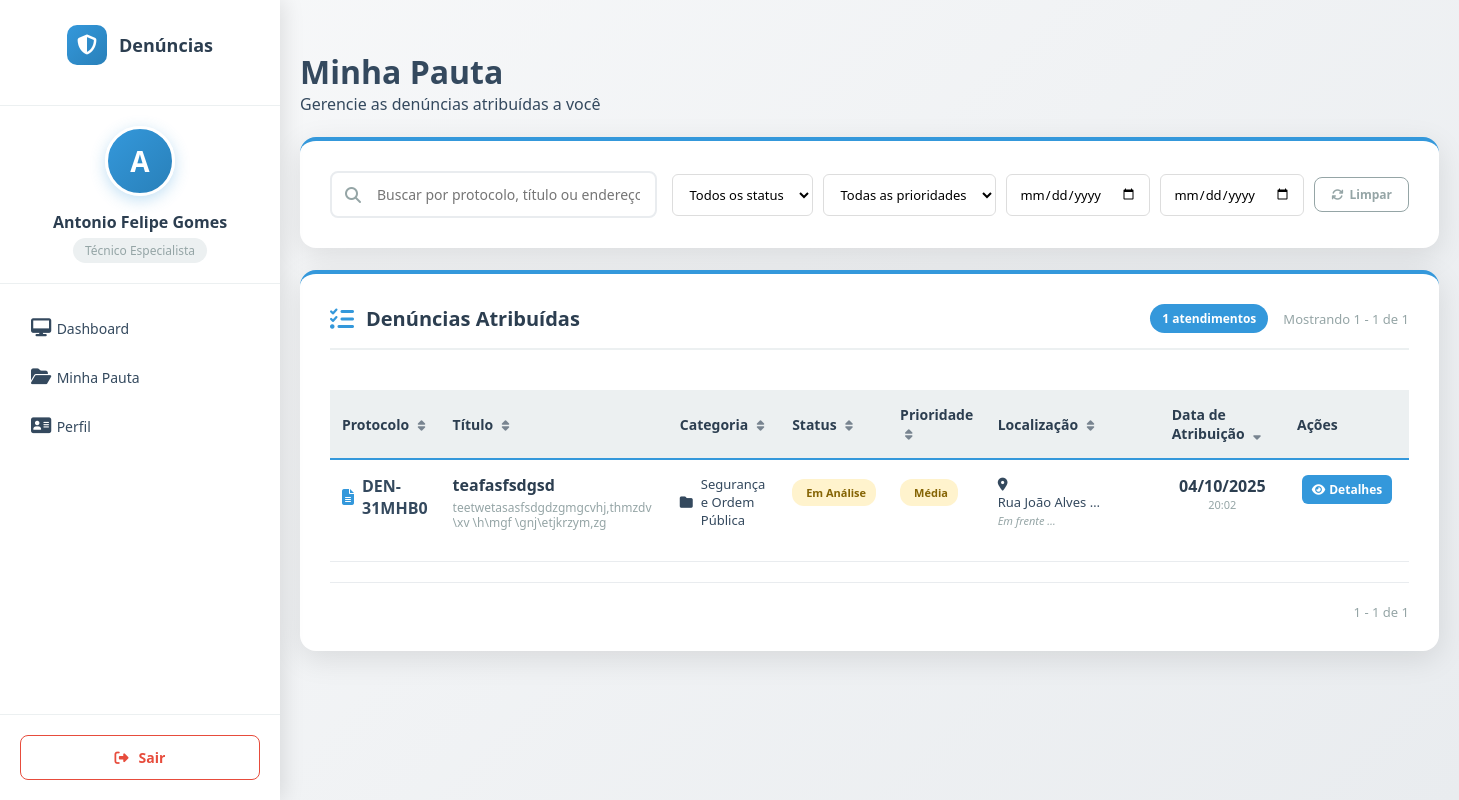
The app's page /tecnico/minhas-denuncias/ (signed in) with its own data.
### denuncias/models.py (models this page shows, shortened)
class Denuncia(models.Model):
    STATUS_CHOICES = [
        ('NÃO_ATRIBUIDO', 'Aguardando Atribuição'),
        ('RECEBIDA', 'Recebida'),
        ('EM_ANALISE', 'Em Análise'),
        ('EM_ANDAMENTO', 'Em Andamento'),
        ('RESOLVIDA', 'Resolvida'),
        ('ARQUIVADA', 'Arquivada'),
    ]
    PRIORIDADE_CHOICES = [
        ('BAIXA', 'Baixa'),
        ('MEDIA', 'Média'),
        ('ALTA', 'Alta'),
        ('URGENTE', 'Urgente'),
    ]
    protocolo = models.CharField(
        max_length=10,
        primary_key=True,
        blank=True,
        editable=False,
        unique=True,
        verbose_name="Número do Protocolo"
    )
    titulo = models.CharField(
        max_length=200,
        verbose_name="Título da Denúncia",
        help_text="Título resumido do problema"
    )
    descricao = models.TextField(
        verbose_name="Descrição Detalhada",
        help_text="Descreva o problema em detalhes"
    )
    endereco = models.CharField(
        max_length=255,
        verbose_name="Localização",
        help_text="Endereço ou local onde ocorreu o problema"
    )
    ponto_referencia = models.CharField(
        max_length=255,
        blank=True,
        null=True,
        verbose_name="Ponto de Referência",
        help_text="Ponto de referência próximo (opcional)"
    )
    categoria = models.ForeignKey(
        Categoria,
        on_delete=models.PROTECT,
        related_name='denuncias',
        verbose_name="Categoria do Problema"
    )
    status = models.CharField(
        max_length=20,
        choices=STATUS_CHOICES,
        default='NÃO_ATRIBUIDO',
        verbose_name="Status da Denúncia"
    )
    prioridade = models.CharField(
        max_length=20,
        choices=PRIORIDADE_CHOICES,
        default='MEDIA',
        verbose_name="Prioridade"
    )
    contato = models.CharField(
        max_length=100,
        blank=True,
        null=True,
        verbose_name="Contato",
        help_text="Telefone ou e-mail para retorno (opcional)"
    )
    foto = models.ImageField(
        upload_to='denuncias/',
        blank=True,
        null=True,
        verbose_name="Foto do Problema",
        help_text="Faça upload de uma foto que mostre o problema",
        validators=[
            FileExtensionValidator(
                allowed_extensions=['jpg', 'jpeg', 'png', 'gif'],
                message="Somente imagens JPG, JPEG, PNG ou GIF são permitidas"
            )
        ]
    )
    data_criacao = models.DateTimeField(
        auto_now_add=True,
        verbose_name="Data de Criação"
    )
    data_atualizacao = models.DateTimeField(
        auto_now=True,
        verbose_name="Última Atualização"
    )
    data_previsao_resolucao = models.DateField(
        blank=True,
        null=True,
        verbose_name="Previsão de Resolução"
    )
    data_resolucao = models.DateField(
        blank=True,
        null=True,
        verbose_name="Data de Resolução"
    )
    resolucao = models.TextField(
        blank=True,
        null=True,
        verbose_name="Solução Aplicada",
        help_text="Descrição de como o problema foi resolvido"
    )
    observacoes_internas = models.TextField(
        blank=True,
        null=True,
        verbose_name="Observações Internas",
        help_text="Observações para uso da equipe administrativa"
    )
    tecnico = models.ForeignKey(
    'auth.User',
    null=True,
    blank=True,
    on_delete=models.SET_NULL,
    related_name='denuncias_atribuidas',
    verbose_name="Técnico Responsável"
    )
    class Meta:
        verbose_name = 'Denúncia'
        verbose_name_plural = 'Denúncias'
        ordering = ['-data_criacao']
        indexes = [
            models.Index(fields=['status']),
            models.Index(fields=['prioridade']),
            models.Index(fields=['data_criacao']),
            models.Index(fields=['categoria']),
        ]

class Categoria(models.Model):
    nome = models.CharField(max_length=100, unique=True)
    descricao = models.TextField(blank=True, null=True, help_text="Descrição opcional da categoria")
    ativo = models.BooleanField(default=True, help_text="Se a categoria está ativa para uso")
    ordem = models.PositiveIntegerField(default=0, help_text="Ordem de exibição da categoria")
    class Meta:
        verbose_name = 'Categoria'
        verbose_name_plural = 'Categorias'
        ordering = ['ordem', 'nome']

### tecnico/views.py (the view)
# urls.py: path('minhas-denuncias/', views.dashboard, name='minhas_denuncias'),
@login_required
def dashboard(request):
    denuncias_nao_atribuidas = Denuncia.objects.filter(
        tecnico__isnull=True,
        status='NÃO_ATRIBUIDO'
    )
    minhas_denuncias_lista = Denuncia.objects.filter(
        tecnico=request.user
    ).exclude(
        status__in=['RESOLVIDA', 'ARQUIVADA']
    )
    sort_field = request.GET.get('sort', 'data_atualizacao')
    order = request.GET.get('order', 'desc')
    valid_sort_fields = ['protocolo', 'titulo', 'categoria__nome', 'status', 'prioridade', 'data_atualizacao']
    if sort_field not in valid_sort_fields:
        sort_field = 'data_atualizacao'
    order_prefix = '-' if order == 'desc' else ''
    minhas_denuncias_lista = minhas_denuncias_lista.order_by(f'{order_prefix}{sort_field}')
    paginator = Paginator(minhas_denuncias_lista, 15)
    page_number = request.GET.get('page', 1)
    try:
        minhas_denuncias_paginadas = paginator.page(page_number)
    except PageNotAnInteger:
        minhas_denuncias_paginadas = paginator.page(1)
    except EmptyPage:
        minhas_denuncias_paginadas = paginator.page(paginator.num_pages)
    context = {
        'denuncias_nao_atribuidas': denuncias_nao_atribuidas,
        'minhas_denuncias': minhas_denuncias_paginadas,
        'current_sort': sort_field,
        'current_order': order,
    }
    return render(request, 'denuncia_tecnico.html', context)

### tecnico/templates/denuncia_tecnico.html (shortened to what this page needs)
{% extends 'tecnico/base.html' %}
{% load static %}
{% block content %}
<div class="container-fluid">
    <div class="header">
        <div class="user-info">
            <div class="user-details">
                <h1>Minha Pauta</h1>
                <p>Gerencie as denúncias atribuídas a você</p>
            </div>
        </div>
    </div>
    <br>
    <div class="card">
        <div class="filters-row">
            <div class="search-box">
                <i class="fas fa-search"></i>
                <input type="text" id="searchInput" placeholder="Buscar por protocolo, título ou endereço...">
            </div>
            <div class="filter-group">
                <select class="filter-select" id="statusFilter">
                    <option value="">Todos os status</option>
                </select>
                <select class="filter-select" id="prioridadeFilter">
                    <option value="">Todas as prioridades</option>
                </select>
                <input type="date" class="filter-select" id="dataInicioFilter" placeholder="Data início">
                <input type="date" class="filter-select" id="dataFimFilter" placeholder="Data fim">
                <button class="btn btn-outline" onclick="resetFilters()">
                    <i class="fas fa-refresh"></i> Limpar
                </button>
            </div>
        </div>
    </div>
    <br>
    <div class="card">
        <div class="card-header">
            <div class="card-title">
                <i class="fas fa-list-check"></i>
                Denúncias Atribuídas
            </div>
            <div class="header-actions">
                <span class="badge badge-primary" id="totalCount">{{ minhas_denuncias.paginator.count }} atendimentos</span>
                <span class="pagination-info" id="paginationInfo">
                    Mostrando <span id="startIndex">1</span> - <span id="endIndex">10</span> de <span id="totalItems">{{ minhas_denuncias.paginator.count }}</span>
                </span>
            </div>
        </div>
        <div class="table-container">
            <table class="denuncias-table" id="denunciasTable">
                <thead>
                    <tr>
                        <th data-sort="protocolo" class="sortable">
                            Protocolo <i class="fas fa-sort"></i>
                        </th>
                        <th data-sort="titulo" class="sortable">
                            Título <i class="fas fa-sort"></i>
                        </th>
                        <th data-sort="categoria" class="sortable">
                            Categoria <i class="fas fa-sort"></i>
                        </th>
                        <th data-sort="status" class="sortable">
                            Status <i class="fas fa-sort"></i>
                        </th>
                        <th data-sort="prioridade" class="sortable">
                            Prioridade <i class="fas fa-sort"></i>
                        </th>
                        <th data-sort="endereco" class="sortable">
                            Localização <i class="fas fa-sort"></i>
                        </th>
                        <th data-sort="data_atualizacao" class="sortable">
                            Data de Atribuição <i class="fas fa-sort"></i>
                        </th>
                        <th>Ações</th>
                    </tr>
                </thead>
                <tbody id="denunciasTableBody">
                    {% for denuncia in minhas_denuncias %}
                    <tr class="denuncia-row"
                        data-status="{{ denuncia.status }}"
                        data-prioridade="{{ denuncia.prioridade }}"
                        data-data="{{ denuncia.data_atualizacao|date:'Y-m-d' }}"
                        data-protocolo="{{ denuncia.protocolo }}"
                        data-titulo="{{ denuncia.titulo|lower }}"
                        data-categoria="{{ denuncia.categoria.nome|lower }}"
                        data-endereco="{{ denuncia.endereco|lower }}">
                        <td>
                            <div class="protocolo-cell">
                                <i class="fas fa-file-alt"></i>
                                <strong>{{ denuncia.protocolo }}</strong>
                            </div>
                        </td>
                        <td>
                            <div class="titulo-cell">
                                <div class="denuncia-titulo">{{ denuncia.titulo }}</div>
                                <div class="denuncia-descricao">{{ denuncia.descricao|truncatewords:8 }}</div>
                            </div>
                        </td>
                        <td>
                            <div class="categoria-cell">
                                <i class="fas fa-{{ denuncia.categoria.icone|default:'folder' }}"></i>
                                {{ denuncia.categoria.nome }}
                            </div>
                        </td>
                        <td>
                            <span class="status-badge status-{{ denuncia.status|lower }}">
                                {{ denuncia.get_status_display }}
                            </span>
                        </td>
                        <td>
                            <span class="priority-badge priority-{{ denuncia.prioridade|lower }}">
                                {{ denuncia.get_prioridade_display }}
                            </span>
                        </td>
                        <td>
                            <div class="localizacao-cell">
                                <i class="fas fa-map-marker-alt"></i>
                                <span class="endereco-text">{{ denuncia.endereco|truncatewords:3 }}</span>
                                {% if denuncia.ponto_referencia %}
                                <small class="ponto-referencia" title="{{ denuncia.ponto_referencia }}">
                                    {{ denuncia.ponto_referencia|truncatewords:2 }}
                                </small>
                                {% endif %}
                            </div>
                        </td>
                        <td>
                            <div class="data-cell">
                                <div class="data-principal">{{ denuncia.data_atualizacao|date:"d/m/Y" }}</div>
                                <div class="data-secundaria">{{ denuncia.data_atualizacao|date:"H:i" }}</div>
                            </div>
                        </td>
                        <td>
                            <div class="action-buttons">
                                <a href="{% url 'tecnico:detalhe_denuncia' denuncia.protocolo %}" class="btn btn-primary btn-sm" title="Ver detalhes" style="text-decoration: none;">
                                    <i class="fas fa-eye"></i>
                                    <span class="btn-text">Detalhes</span>
                                </a>
                            </div>
                        </td>
                    </tr>
                    {% endfor %}
                </tbody>
            </table>
        </div>
        <div class="pagination-container" id="jsPaginationContainer">
            <div class="pagination-stats" id="paginationStats">
                <span id="startIndexStats">1</span> - <span id="endIndexStats">10</span> de <span id="totalItemsStats">{{ minhas_denuncias.paginator.count }}</span>
            </div>
        </div>
    </div>
</div>
{% endblock %}

### tecnico/templates/tecnico/base.html (shortened to what this page needs)
<!DOCTYPE html>
<html lang="pt-BR">
<head>
    <link rel="stylesheet" href="https://cdnjs.cloudflare.com/ajax/libs/font-awesome/6.4.0/css/all.min.css">
</head>
<body>
    <div class="sidebar" id="sidebar">
        <div class="sidebar-header">
            <div class="logo">
                <div class="logo-icon">
                    <i class="fas fa-shield-alt"></i>
                </div>
                <div class="logo-text">Denúncias</div>
            </div>
        </div>
        <div class="user-profile">
            <div class="user-avatar">{{ user.first_name|first|upper }}{{ user.last_name|first|upper }}</div>
            <div class="user-name"> {{ user.first_name }} </div>
            <div class="user-role">Técnico Especialista</div>
        </div>
        <div class="sidebar-menu">
            <a href="{% url 'tecnico:dashboard' %}" class="menu-item active">
                <span class="menu-text"><i class='fas fa-desktop'></i>
                       Dashboard</span>
            </a>
            <a href="{% url 'tecnico:minhas_denuncias' %}" class="menu-item">
                <span class="menu-text"><i class='fas fa-folder-open'></i>   Minha Pauta</span>
            </a>
            <a href="{% url 'tecnico:perfil' %}" class="menu-item">
                <span class="menu-text"><i class='fas fa-address-card'></i>
                        Perfil</span>
            </a>
        </div>
        <div class="sidebar-footer">
            <button class="logout-btn" onclick="logout()">
                <i class="fas fa-sign-out-alt"></i>
                Sair
            </button>
        </div>
    </div>
    <div class="main-content">
        <div class="container">
            {% block content %}
            {% endblock %}
        </div>
    </div>
</body>
</html>

### records on screen
Denuncia: protocolo "DEN-31MHB0", titulo "teafasfsdgsd", descricao "teetwetasasfsdgdzgmgcvhj,thmzdv \\xv \\h\\mgf \\gnj\\etjkrzym,zg", categoria.nome "Segurança e Ordem Pública", status "Em Análise", prioridade "Média", endereco "Rua João Alves …", ponto_referencia "Em frente …", data_atualizacao "04/10/2025", data_atualizacao "20:02"

### other values on screen
{{ user.first_name|first|upper }} "A"
{{ user.first_name }} "Antonio Felipe Gomes"
{{ minhas_denuncias.paginator.count }} "1"
